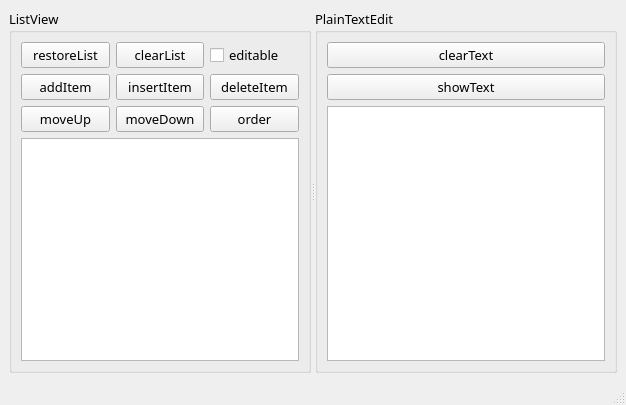
<?xml version="1.0" encoding="UTF-8"?>
<ui version="4.0">
 <class>MainWindow</class>
 <widget class="QMainWindow" name="MainWindow">
  <property name="geometry">
   <rect>
    <x>0</x>
    <y>0</y>
    <width>626</width>
    <height>405</height>
   </rect>
  </property>
  <property name="font">
   <font>
    <family>宋体</family>
    <pointsize>10</pointsize>
   </font>
  </property>
  <property name="windowTitle">
   <string>QStringListModel和QListView</string>
  </property>
  <widget class="QWidget" name="centralwidget">
   <layout class="QVBoxLayout" name="verticalLayout">
    <item>
     <widget class="QSplitter" name="splitter">
      <property name="orientation">
       <enum>Qt::Horizontal</enum>
      </property>
      <widget class="QGroupBox" name="groupBox">
       <property name="title">
        <string>ListView</string>
       </property>
       <layout class="QVBoxLayout" name="verticalLayout_2">
        <item>
         <layout class="QGridLayout" name="gridLayout">
          <item row="0" column="0">
           <widget class="QPushButton" name="btnRestoreList">
            <property name="text">
             <string>restoreList</string>
            </property>
           </widget>
          </item>
          <item row="1" column="1">
           <widget class="QPushButton" name="btnInsertItem">
            <property name="text">
             <string>insertItem</string>
            </property>
           </widget>
          </item>
          <item row="0" column="1">
           <widget class="QPushButton" name="btnClearList">
            <property name="text">
             <string>clearList</string>
            </property>
           </widget>
          </item>
          <item row="1" column="0">
           <widget class="QPushButton" name="btnAddItem">
            <property name="text">
             <string>addItem</string>
            </property>
           </widget>
          </item>
          <item row="0" column="2">
           <widget class="QCheckBox" name="chkEditable">
            <property name="text">
             <string>editable</string>
            </property>
           </widget>
          </item>
          <item row="1" column="2">
           <widget class="QPushButton" name="btnDeleteItem">
            <property name="text">
             <string>deleteItem</string>
            </property>
           </widget>
          </item>
          <item row="2" column="0">
           <widget class="QPushButton" name="btnMoveUp">
            <property name="text">
             <string>moveUp</string>
            </property>
           </widget>
          </item>
          <item row="2" column="1">
           <widget class="QPushButton" name="btnMoveDown">
            <property name="text">
             <string>moveDown</string>
            </property>
           </widget>
          </item>
          <item row="2" column="2">
           <widget class="QPushButton" name="btnOrder">
            <property name="text">
             <string>order</string>
            </property>
           </widget>
          </item>
         </layout>
        </item>
        <item>
         <widget class="QListView" name="listView"/>
        </item>
       </layout>
      </widget>
      <widget class="QGroupBox" name="groupBox_2">
       <property name="title">
        <string>PlainTextEdit</string>
       </property>
       <layout class="QVBoxLayout" name="verticalLayout_3">
        <item>
         <widget class="QPushButton" name="btnClearText">
          <property name="text">
           <string>clearText</string>
          </property>
         </widget>
        </item>
        <item>
         <widget class="QPushButton" name="btnShowText">
          <property name="text">
           <string>showText</string>
          </property>
         </widget>
        </item>
        <item>
         <widget class="QPlainTextEdit" name="modelTextEdit"/>
        </item>
       </layout>
      </widget>
     </widget>
    </item>
   </layout>
  </widget>
  <widget class="QStatusBar" name="statusbar"/>
 </widget>
 <resources/>
 <connections/>
</ui>
